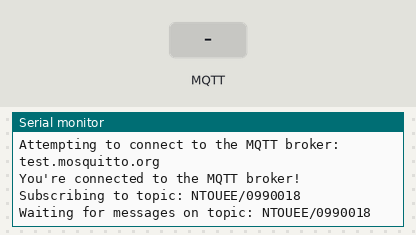
The sketch below on a simulated ESP32. Parts: the last lines printed to the serial monitor. The test bench sets the inputs (shaded band). WiFi joins after 1.5 s; servers stay silent unless stated; no MQTT or app messages arrive unless stated.

Above: at 6.3 s.
6.4 s: MQTT message "1" arrives on the first subscribed topic
At 7.5 s:
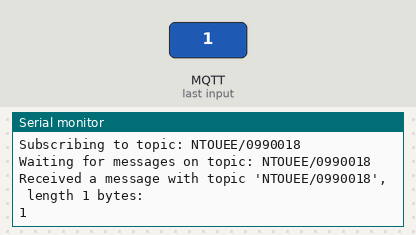
7.9 s: MQTT message "on" arrives on the first subscribed topic
At 8.7 s:
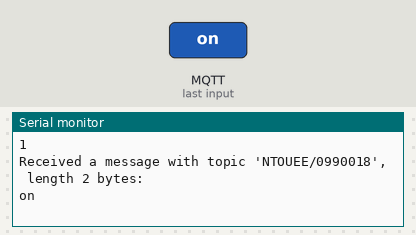
9.4 s: MQTT message "off" arrives on the first subscribed topic
At 9.9 s:
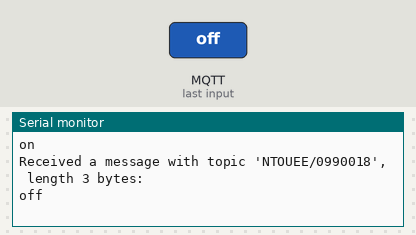

Measured:
- after the input at 6.4 s, the serial monitor: prints a new line at once (image 1)
- after the input at 7.9 s, the serial monitor: prints a new line at once (image 2)
- after the input at 9.4 s, the serial monitor: prints a new line at once (image 3)

The sketch:

WiFiSimpleReceiver.ino
```cpp
  #include <ArduinoMqttClient.h>;
  #include <WiFi.h>
  #include <WiFiClient.h>;


///////please enter your sensitive data in the Secret tab/arduino_secrets.h
const char ssid[] = "LiangFamily_2G";        // your network SSID (name)
const char pass[] = "0922553855";    // your network password (use for WPA, or use as key for WEP)


WiFiClient wifiClient;
MqttClient mqttClient(wifiClient);

const char broker[] = "test.mosquitto.org";
int        port     = 1883;
const char topic[]  = "NTOUEE/0990018";

void setup() {
  //Initialize serial and wait for port to open:
  Serial.begin(9600);
  while (!Serial) {
    ; // wait for serial port to connect. Needed for native USB port only
  }

  // attempt to connect to Wifi network:
  Serial.print("Attempting to connect to WPA SSID: ");
  Serial.println(ssid);
  while (WiFi.begin(ssid, pass) != WL_CONNECTED) {
    // failed, retry
    Serial.print(".");
    delay(5000);
  }

  Serial.println("You're connected to the network");
  Serial.println();

  // You can provide a unique client ID, if not set the library uses Arduino-millis()
  // Each client must have a unique client ID
  // mqttClient.setId("clientId");

  // You can provide a username and password for authentication
  // mqttClient.setUsernamePassword("username", "password");

  Serial.print("Attempting to connect to the MQTT broker: ");
  Serial.println(broker);

  if (!mqttClient.connect(broker, port)) {
    Serial.print("MQTT connection failed! Error code = ");
    Serial.println(mqttClient.connectError());

    while (1);
  }

  Serial.println("You're connected to the MQTT broker!");
  Serial.println();

  Serial.print("Subscribing to topic: ");
  Serial.println(topic);
  Serial.println();

  // subscribe to a topic
  mqttClient.subscribe(topic);

  // topics can be unsubscribed using:
  // mqttClient.unsubscribe(topic);

  Serial.print("Waiting for messages on topic: ");
  Serial.println(topic);
  Serial.println();
}

void loop() {
  int messageSize = mqttClient.parseMessage();
  if (messageSize) {
    // we received a message, print out the topic and contents
    Serial.print("Received a message with topic '");
    Serial.print(mqttClient.messageTopic());
    Serial.print("', length ");
    Serial.print(messageSize);
    Serial.println(" bytes:");

    // use the Stream interface to print the contents
    while (mqttClient.available()) {
      Serial.print((char)mqttClient.read());
    }
    Serial.println();

    Serial.println();
  }
}
```
